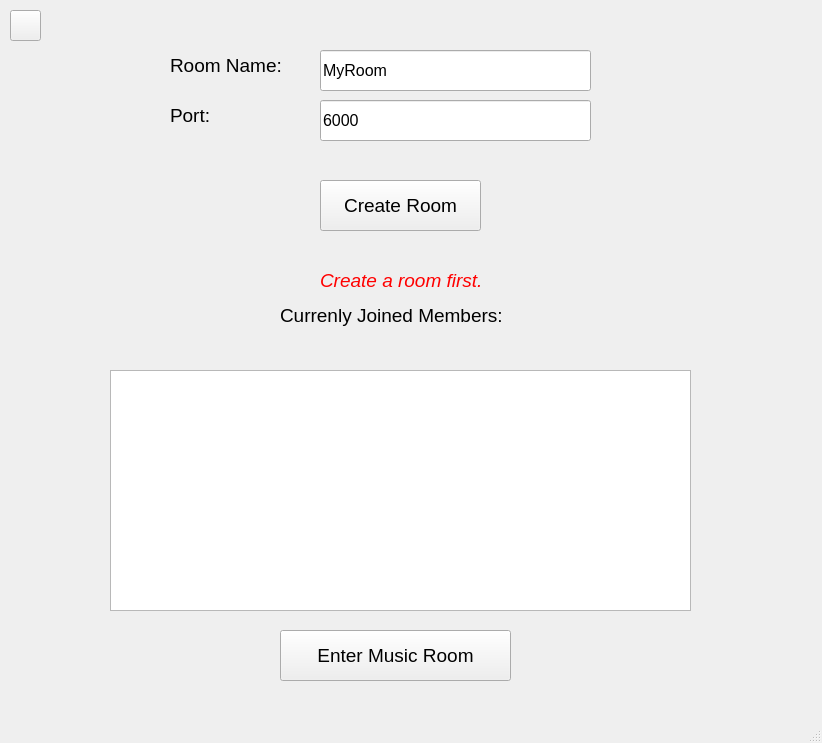
<?xml version="1.0" encoding="UTF-8"?>
<ui version="4.0">
 <class>HostWindow</class>
 <widget class="QMainWindow" name="HostWindow">
  <property name="geometry">
   <rect>
    <x>0</x>
    <y>0</y>
    <width>822</width>
    <height>743</height>
   </rect>
  </property>
  <property name="windowTitle">
   <string>MainWindow</string>
  </property>
  <widget class="QWidget" name="centralwidget">
   <widget class="QLabel" name="Label_RoomName">
    <property name="geometry">
     <rect>
      <x>170</x>
      <y>40</y>
      <width>161</width>
      <height>51</height>
     </rect>
    </property>
    <property name="font">
     <font>
      <pointsize>14</pointsize>
     </font>
    </property>
    <property name="text">
     <string>Room Name:</string>
    </property>
   </widget>
   <widget class="QPushButton" name="PushButton_CreateRoom">
    <property name="geometry">
     <rect>
      <x>320</x>
      <y>180</y>
      <width>161</width>
      <height>51</height>
     </rect>
    </property>
    <property name="font">
     <font>
      <pointsize>14</pointsize>
     </font>
    </property>
    <property name="text">
     <string>Create Room</string>
    </property>
   </widget>
   <widget class="QLabel" name="Label_List">
    <property name="geometry">
     <rect>
      <x>280</x>
      <y>290</y>
      <width>291</width>
      <height>51</height>
     </rect>
    </property>
    <property name="font">
     <font>
      <pointsize>14</pointsize>
     </font>
    </property>
    <property name="text">
     <string>Currenly Joined Members:</string>
    </property>
   </widget>
   <widget class="QLabel" name="Label_HasCreatedRoom">
    <property name="geometry">
     <rect>
      <x>320</x>
      <y>260</y>
      <width>221</width>
      <height>41</height>
     </rect>
    </property>
    <property name="font">
     <font>
      <pointsize>14</pointsize>
      <italic>true</italic>
      <bold>false</bold>
      <underline>false</underline>
     </font>
    </property>
    <property name="styleSheet">
     <string notr="true">color: red;
font-weight: normal</string>
    </property>
    <property name="text">
     <string>Create a room first.</string>
    </property>
    <property name="openExternalLinks">
     <bool>false</bool>
    </property>
   </widget>
   <widget class="QPushButton" name="PushButton_Back">
    <property name="geometry">
     <rect>
      <x>10</x>
      <y>10</y>
      <width>31</width>
      <height>31</height>
     </rect>
    </property>
    <property name="font">
     <font>
      <pointsize>14</pointsize>
     </font>
    </property>
    <property name="text">
     <string/>
    </property>
    <property name="icon">
     <iconset theme="QIcon::ThemeIcon::ApplicationExit"/>
    </property>
   </widget>
   <widget class="QLineEdit" name="LineEdit_RoomName">
    <property name="geometry">
     <rect>
      <x>320</x>
      <y>50</y>
      <width>271</width>
      <height>41</height>
     </rect>
    </property>
    <property name="font">
     <font>
      <pointsize>12</pointsize>
     </font>
    </property>
    <property name="text">
     <string>MyRoom</string>
    </property>
   </widget>
   <widget class="QLabel" name="Label_RoomName_2">
    <property name="geometry">
     <rect>
      <x>170</x>
      <y>90</y>
      <width>161</width>
      <height>51</height>
     </rect>
    </property>
    <property name="font">
     <font>
      <pointsize>14</pointsize>
     </font>
    </property>
    <property name="text">
     <string>Port:</string>
    </property>
   </widget>
   <widget class="QLineEdit" name="LineEdit_Port">
    <property name="geometry">
     <rect>
      <x>320</x>
      <y>100</y>
      <width>271</width>
      <height>41</height>
     </rect>
    </property>
    <property name="font">
     <font>
      <pointsize>12</pointsize>
     </font>
    </property>
    <property name="text">
     <string>6000</string>
    </property>
    <property name="maxLength">
     <number>5</number>
    </property>
   </widget>
   <widget class="QTableWidget" name="TableWidget_Clients">
    <property name="geometry">
     <rect>
      <x>110</x>
      <y>370</y>
      <width>581</width>
      <height>241</height>
     </rect>
    </property>
   </widget>
   <widget class="QPushButton" name="PushButton_GoToMusicRoom">
    <property name="enabled">
     <bool>true</bool>
    </property>
    <property name="geometry">
     <rect>
      <x>280</x>
      <y>630</y>
      <width>231</width>
      <height>51</height>
     </rect>
    </property>
    <property name="font">
     <font>
      <pointsize>14</pointsize>
     </font>
    </property>
    <property name="text">
     <string>Enter Music Room</string>
    </property>
    <property name="checkable">
     <bool>false</bool>
    </property>
   </widget>
  </widget>
  <widget class="QMenuBar" name="menubar">
   <property name="geometry">
    <rect>
     <x>0</x>
     <y>0</y>
     <width>822</width>
     <height>21</height>
    </rect>
   </property>
  </widget>
  <widget class="QStatusBar" name="statusbar"/>
 </widget>
 <resources/>
 <connections/>
</ui>
